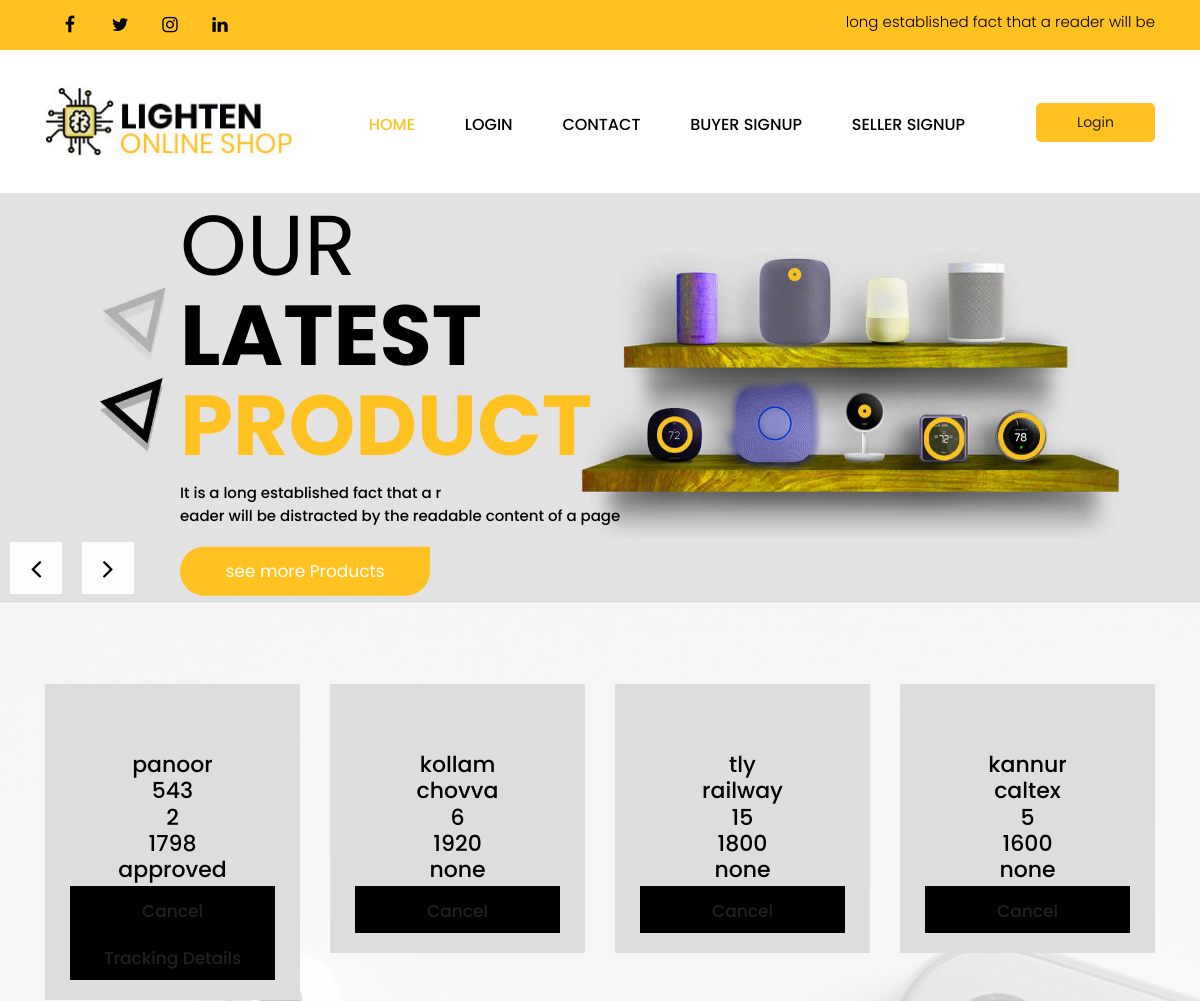
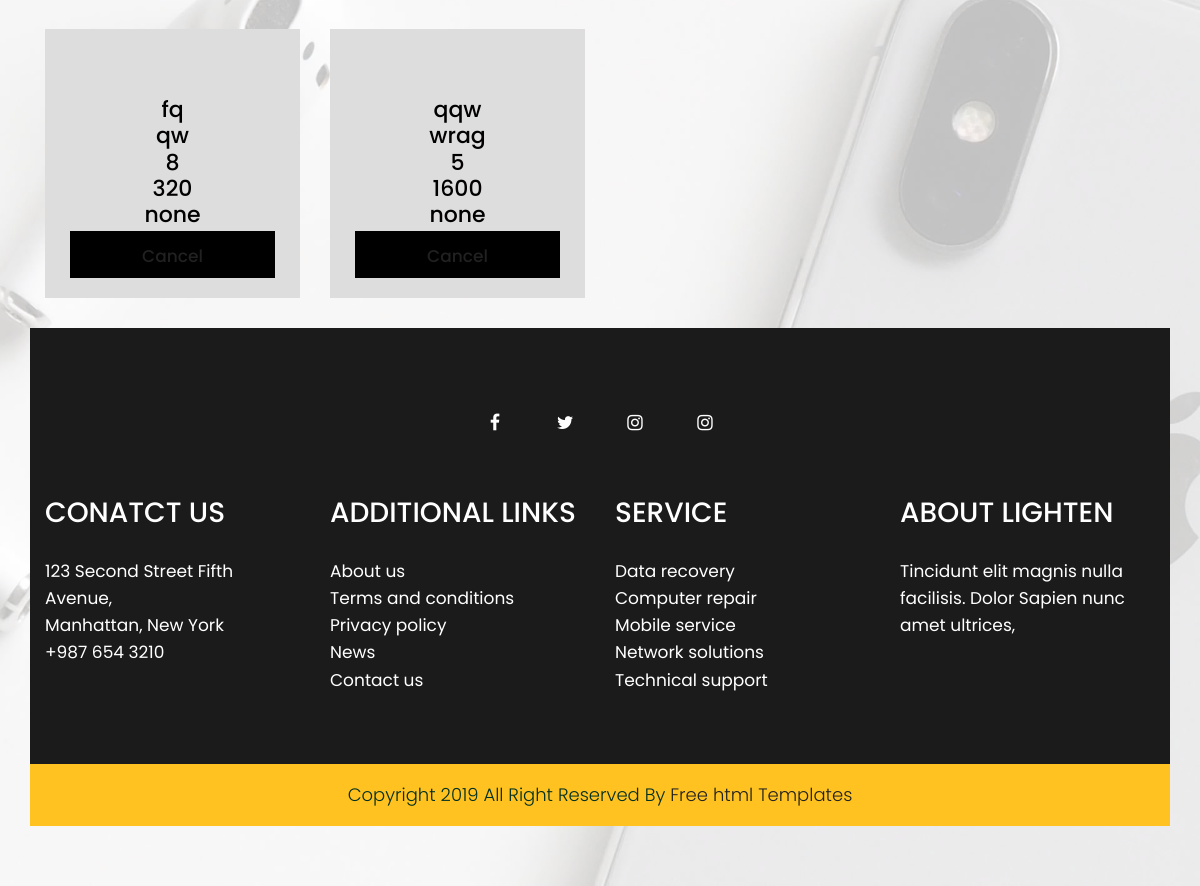
The page /ordered/ on the database its author committed (2 pictures, top to bottom).
### buyer/models.py (models this page shows)
class order_tb(models.Model):
    product=models.ForeignKey(product_tb, on_delete=models.CASCADE)
    seller=models.ForeignKey(register_tb1, on_delete=models.CASCADE)
    address=models.CharField(max_length= 100)
    contact=models.CharField(max_length=20)
    quantity=models.CharField(max_length=20)
    total=models.CharField(max_length=20)
    buyer=models.ForeignKey(register_tb, on_delete=models.CASCADE ,default=1)
    date=models.CharField(max_length=100)
    status=models.CharField(max_length=20, default='none')

### buyer/views.py (the view)
# urls.py: url(r'^ordered/',buyer_view.ordered, name='ordered'),
def ordered(request):
    ordered=order_tb.objects.all()
    return render(request, 'order.html', {'data':ordered})

### templates/order.html
{% extends 'base.html' %}
{% block content %}
	<div class="product-bg">
	<div class="product-bg-white">
	<div class="container">
	<div class="row">
		{% for i in data %}
			<div class="col-xl-3 col-lg-3 col-md-6 col-sm-12">
			<div class="product-box">
                     	<h3>{{i.productproduct}}</h3>
			<br>
                     	<span>{{i.address}}</span>
			<br>
			<span>{{i.contact}}</span>
			<br>
			<span>{{i.quantity}}</span>
			<br>
			<span>{{i.total}}</span>
			<br>
			<span>{{i.status}}</span>
			<h3 class="send"><a href={% url 'cancelOrder' i.id %}>Cancel</a></h3>
		     	{% if i.status == 'approved' %}
				<h3  class="send newcolor"><a  href={% url 'buyerTrackingDetails' i.id %}>Tracking Details</a></h3>
			{% endif %}
                 	</div>
               		</div>
		{% endfor %}
{% endblock %}

### static/template/css/style.css (style rules this page uses)
* { box-sizing: border-box !important; }
html { scroll-behavior: smooth; }
body { color: #666666; font-size: 14px; font-family: 'poppins', sans-serif; line-height: 1.80857; font-weight: normal; overflow-x: hidden; }
a { color: #1f1f1f; text-decoration: none !important; outline: none !important; -webkit-transition: all .3s ease-in-out; -moz-transition: all .3s ease-in-out; -ms-transition: all .3s ease-in-out; -o-transition: all .3s ease-in-out; transition: all .3s ease-in-out; }
h1, h2, h3, h4, h5, h6 { letter-spacing: 0; font-weight: normal; position: relative; padding: 0 0 10px 0; font-weight: normal; line-height: normal; color: #111111; margin: 0 }
h3 { font-size: 18px }
*, *::after, *::before { -webkit-box-sizing: border-box; -moz-box-sizing: border-box; box-sizing: border-box; }
h1 a, h2 a, h3 a, h4 a, h5 a, h6 a { color: #212121; text-decoration: none!important; opacity: 1 }
a { color: #222222; text-decoration: none; outline: none !important; }
a, .btn { text-decoration: none !important; outline: none !important; -webkit-transition: all .3s ease-in-out; -moz-transition: all .3s ease-in-out; -ms-transition: all .3s ease-in-out; -o-transition: all .3s ease-in-out; transition: all .3s ease-in-out; }
.product-bg { background: url(../images/bg.jpg); background-repeat: no-repeat; background-size: 100% 100%; }
.product-bg-white { background: #ffffffbd; box-shadow: #00000040 0px 0px 25px 0px; padding-top: 80px; padding-bottom: 60px; }
.product-bg .product-bg-white .product-box { background: #ddd; text-align: center; margin-bottom: 30px; padding: 20px 25px; }
.product-bg .product-bg-white .product-box h3 { color: #020000; font-weight: 500; font-size: 17px; line-height: 20px; padding-top: 15px; }
.product-bg .product-bg-white .product-box span { color: #020000; font-weight: 500; font-size: 22px; line-height: 22px; }
.send { font-family: poppins; max-width: 212px; margin: 0 auto; display: block; background: #000; color: #fff; padding: 12px 0px; width: 100%; font-size: 17px; }

### templates/base.html (style rules this page uses)
.newcolor { color:white; }

### rows shown on the page
order_tb: address "panoor", contact "543", quantity "2", total "1798", status "approved", shows "Tracking Details"
order_tb: address "kollam", contact "chovva", quantity "6", total "1920", status "none"
order_tb: address "tly", contact "railway", quantity "15", total "1800", status "none"
order_tb: address "kannur", contact "caltex", quantity "5", total "1600", status "none"
order_tb: address "fq", contact "qw", quantity "8", total "320", status "none"
order_tb: address "qqw", contact "wrag", quantity "5", total "1600", status "none"
